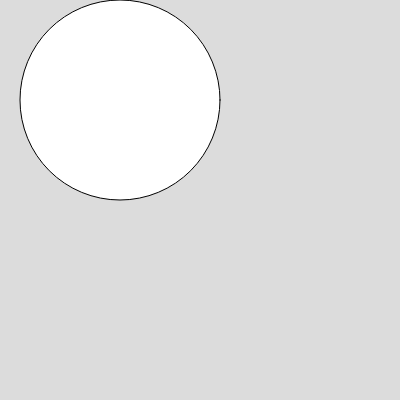
Frame 1 (no input)
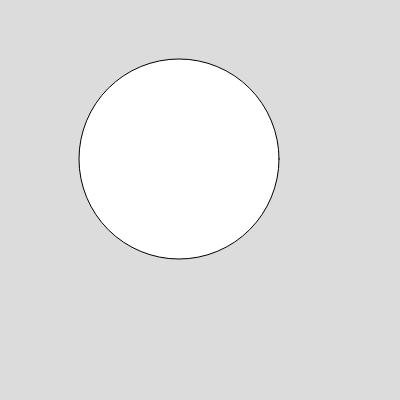
Frame 60 (no input)
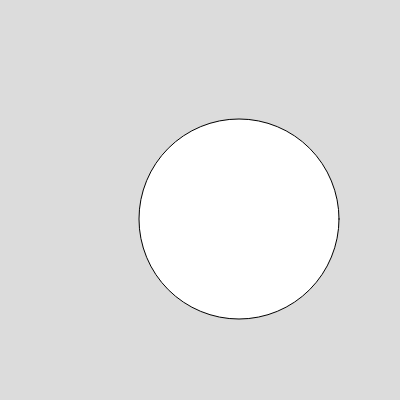
Frame 120 (the mouse pressed at the canvas centre since frame 60)

The p5.js sketch that drew these frames (run headless with seeded random() and noise() and a simulated clock; from frame 60 on, the mouse is pressed at the canvas centre):

// p5.js sketch
// ── sketch.js
function setup() {
  createCanvas(400, 400);
  x = 120
  y = 100
  dx = 1
  dy = 1
  size = 85
  ds = 0.25
}

function draw() {
  background(220);
  circle(x,y,200)
  if (x > 300 | x < 100) {
    dx = - dx
  }
  if (y > 300 | y < 100) {
    dy = - dy
  }
  x = x + dx
  y = y + dy
}
